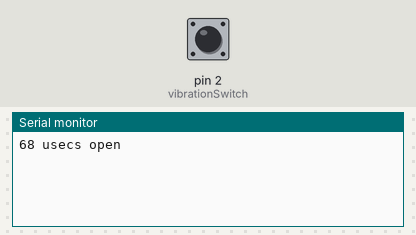
This sketch was run on a simulated Arduino Uno, built with avr-gcc and run on an emulated ATmega328P. Shown: the last lines printed to the serial monitor. Inputs (shaded band) come from the test bench; at power-on: pin 2 (vibrationSwitch) HIGH.

Above: at 1.2 s.
1.3 s: pin 2 (vibrationSwitch) pulled LOW for 0.15 s
At 1.43 s:
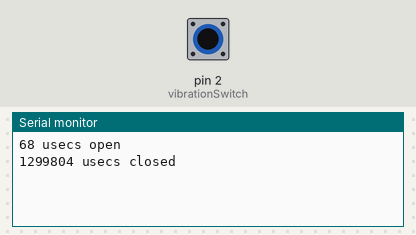
2.9 s: pin 2 (vibrationSwitch) pulled LOW for 1 s
At 4.5 s:
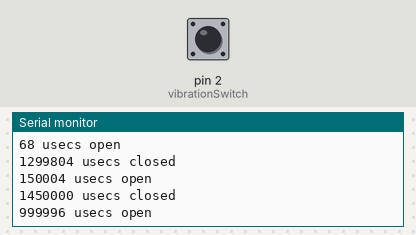
5.4 s: pin 2 (vibrationSwitch) pulled LOW for 0.15 s
At 6.3 s:
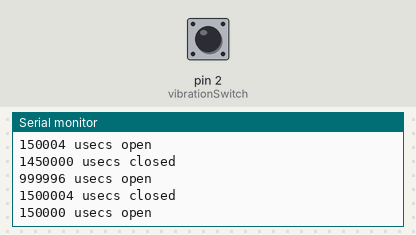
Timing chart, 0 to 8.4 s (numbered marks = the images above; inputs shaded):
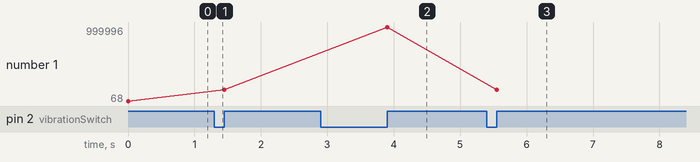

Measured:
- after the input at 1.3 s, the serial monitor: prints a new line at once (image 1)
- after the input at 2.9 s, the serial monitor: prints a new line at once (image 2)
- after the input at 5.4 s, the serial monitor: prints a new line at once (image 3)
- plotted number 1: 68 → 150004 after the input at 1.3 s, 150004 → 999996 after the input at 2.9 s, 999996 → 150000 after the input at 5.4 s

The sketch:

esp8266_vibration_switch.ino
```cpp
/*
 * Vibration switch demo for ESP8266
 *
 * Blink the LED and print debug info when the
 * switch makes/breaks contact.
 *
 * The switch is connected between GPIO#2 and GND. The
 * switch is open when still and closes briefly when
 * shocked/vibrated. In fact, it closes and opens
 * many times very quickly.
 *
 * See http://adafru.it/1766 for a description and
 * a picture of the inside of the switch.
 */

// GPIO#2 has a vibration switch connected to it.
const int vibrationSwitch = 2;
// Adafruit ESP8266 HUZZAH board has an LED on GPIO#0
const int LED = 1;

void setup()
{
    // initialize serial communication
    Serial.begin(115200);
    // make the switch's pin an input with pullup
    pinMode(vibrationSwitch, INPUT_PULLUP);
    pinMode(LED, OUTPUT);
}

void loop()
{
    // Print a line when the switch changes from open to closed
    // and closed to open.
    // Also print the number of microseconds since the last change.
    static int lastSwitchState = -1;
    static unsigned long lastMicros = 0;
    unsigned long nowMicros;
    // read the switch pin
    int switchState = digitalRead(vibrationSwitch);
    if (lastSwitchState != switchState) {
        // switch changed so print
        nowMicros = micros();
        // micros() rolls over after about 1 hour but this is not a
        // problem for this short test program.
        Serial.print(nowMicros - lastMicros);
        Serial.print(" usecs ");
        Serial.println(switchState ? "open" : "closed");
        lastSwitchState = switchState;
        lastMicros = nowMicros;
        // Change the LED
        digitalWrite(LED, switchState);
    }
}
```
